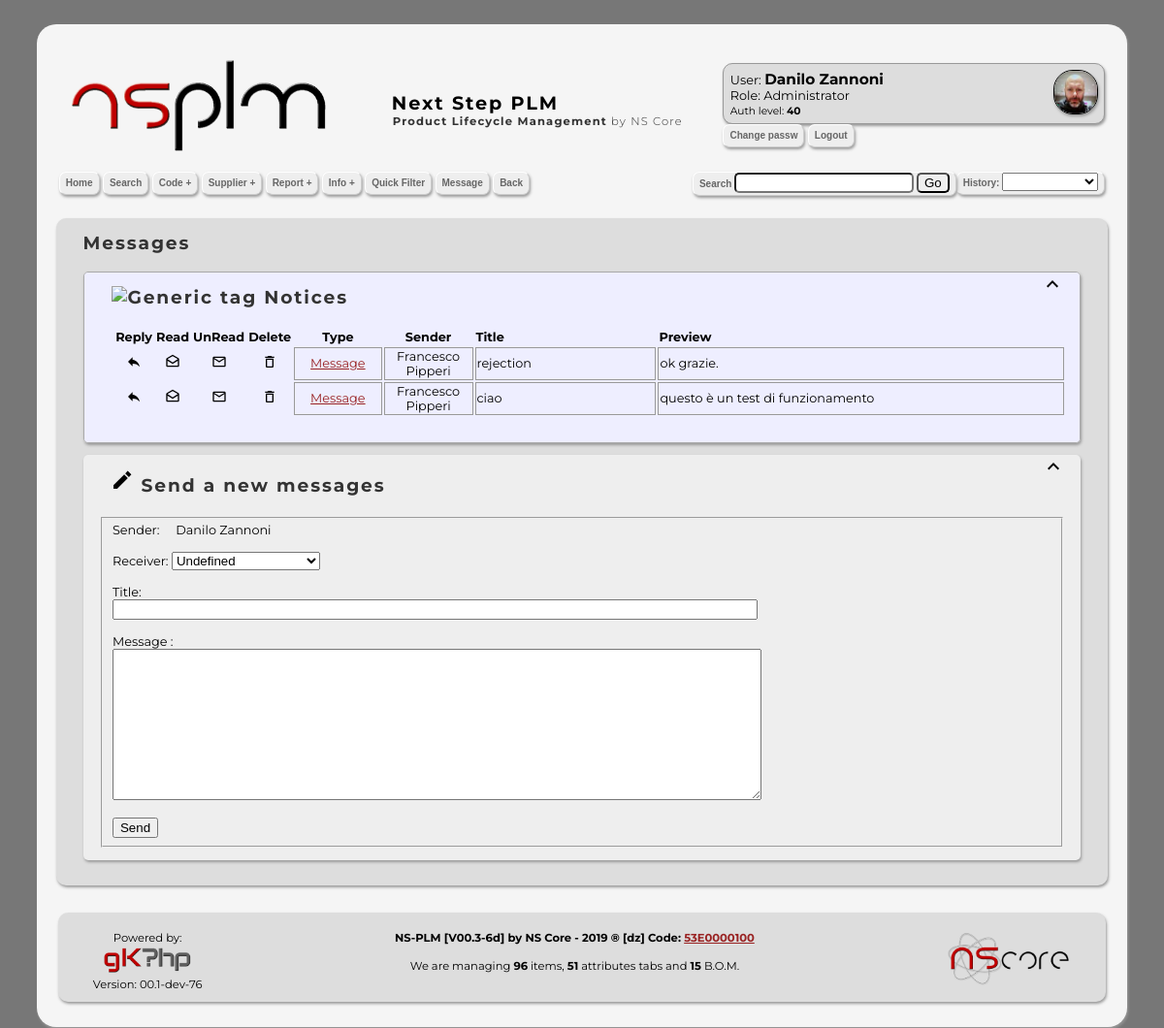
/message.php (signed in), run on the app's committed database.
### tables this page shows
CREATE TABLE IF NOT EXISTS `notice` (
  `id` int(11) NOT NULL AUTO_INCREMENT,
  `promoter` varchar(32) NOT NULL,
  `level` int(3) NOT NULL DEFAULT 99,
  `sender` varchar(32) NOT NULL,
  `sender_clean` varchar(64) NOT NULL,
  `receiver` varchar(32) NOT NULL,
  `type` varchar(16) NOT NULL,
  `head` varchar(256) NOT NULL,
  `body` text NOT NULL,
  `link` varchar(256) DEFAULT NULL,
  `active` tinyint(1) NOT NULL DEFAULT 1,
  `createTS` timestamp NOT NULL DEFAULT current_timestamp(),
  `modifyTS` timestamp NOT NULL DEFAULT current_timestamp() ON UPDATE current_timestamp(),
  PRIMARY KEY (`id`)
);

CREATE TABLE IF NOT EXISTS `gk_users` (
  `user_id` int(11) NOT NULL AUTO_INCREMENT,
  `user_login` varchar(32) NOT NULL,
  `user_name` varchar(32) NOT NULL,
  `dept` varchar(32) NOT NULL,
  `user_password` varchar(64) NOT NULL,
  `user_status` int(11) NOT NULL,
  `user_role` varchar(32) NOT NULL DEFAULT 'user',
  `image` tinyint(1) NOT NULL DEFAULT 0,
  `crypt` tinyint(1) DEFAULT 1,
  `user_registration` timestamp NOT NULL DEFAULT current_timestamp(),
  `user_last_visit` timestamp NOT NULL DEFAULT '0000-00-00 00:00:00',
  `user_visit_counter` bigint(20) NOT NULL DEFAULT 0,
  PRIMARY KEY (`user_id`)
);

### src/php/template/html_template.php (called while the page is built, shortened)
<?php
	function open_block( $title = "" , $icon = "" , $class ="codelite" ) {
		$url = "http://" . $_SERVER['SERVER_NAME'] . $_SERVER['REQUEST_URI'];
		$page = "";
		if ( $title != "" )
			$page  = div_block_open( $class , "padding-left: 16px; padding-right: 16px;" );
		$page .= link_generator( $url , img_generator( "top.svg" , "icona top" , "" , "float: right;" , "autoclose" , 0 , 24 , 24) );
		if ( ! $icon ) {
			$text = $title;
			$st =  "margin-left: 12px; vertical-align: middle; ";
		}
		else {
			$text = img_generator( $icon , "Generic tag" , "" , "margin-left: 12px;" , "autoclose" , 0 , 24 , 24 ).$title;
			$st = "vertical-align: middle;";
		}
		$page .= tag_enclosed( "h2" , $text , $st );
		$page .= BR( 1 , 0 );
		return $page;
	}
	function open_block_no_top( $title = "" , $icon = "" , $class ="codelite" ) {
		$page = "";
		if ( $title != "" )
			$page  = div_block_open( $class , "padding-left: 16px; padding-right: 16px;" );
		if ( ! $icon ) {
			$text  = $title;
			$st =  "margin-left: 12px; vertical-align: middle; ";
		}
		else {
			$text  = img_generator( $icon , "Generic tag" , "" , "margin-left: 12px;" , "autoclose" , 0 , 24 , 24 ). $title;
			$st = "vertical-align: middle;";
		}
		$page .= tag_enclosed( "h2" , $text , $st );
		$page .= BR( 1 , 0 );
		return $page;
	}
	function close_block() {
		return div_block_close();
	}
?>

### includes.php (called while the page is built, shortened)
<?php
	require_once( NSID_PLM_SRC_TEMPLATE . "html_template.php" );
	require_once( "configuration/nsplm_config.php" );
	$nscfg = new ns();
	date_default_timezone_set( $nscfg->param->timezone );
	if ( isset( $_POST["user_login"] ) ) {
		$gk_Auth = new gkAuthentication( $_POST["user_login"] , $nscfg->param->user->md5_passw , $nscfg->param->user->auth_debug );
	}
	else if ( isset( $_SESSION["user"] ) ) {
		$gk_Auth = new gkAuthentication( $_SESSION["user"] , $nscfg->param->user->md5_passw , $nscfg->param->user->auth_debug );
	}
?>

### configuration/nsplm_config.php (called while the page is built, shortened)
<?php
class ns
{
function __construct()
{
$this->param = new ns_param();
}
}
class ns_param
{
function __construct()
{
$this->user = new ns_param_user();
}
}
class ns_param_user
{
function __construct()
{
$this->md5_passw = (int) 0;
$this->auth_debug = (int) 0;
}
}
?>

### src/php/gkphp/Authentication_gk.php (called while the page is built, shortened)
<?php
	class gkAuthentication {
		var $user;
		var $password_md5;
		var $role;
		var $session;
		function __construct ( $n_user , $md5_pass , $user_debug = false ) {
			if ( $user_debug == false )
				$this->debug = GK_AUTH_DEBUG_STATUS;
			else
				$this->debug = $user_debug;
			$this->session = session_id();
			$this->password_md5 = $md5_pass;
			$this->gk_clean_online_table();
			$this->set_current_user_name( $n_user );
			$r = $this->user;
			$cr = query_get_a_field( "SELECT *  FROM `gk_users` WHERE `user_login` LIKE '$r'" , "user_role" );
			$this->level = query_get_a_field( "SELECT *  FROM `gk_role` WHERE `role_name` LIKE '$cr'" , "role_id" );
		}
		function get_level_by_role( $role ) {
			return query_get_a_field( "SELECT *  FROM `gk_role` WHERE `role_name` LIKE '$role'" , "role_id" );
		}
		function set_current_user_name( $n_user ) {
			$this->user = $n_user;
			if ( $n_user == "guest" ) {
				if ( isset( $_COOKIE["GK_USER"] ) ) {
					if ( ! isset( $_COOKIE["GK_PASS"] ) )
						$_COOKIE["GK_PASS"] = "";
					$this->gk_debug( $_COOKIE["GK_USER"]."<br>" );
					$this->gk_debug( $_COOKIE["GK_PASS"]."<br>" );
					$this->autoconnect = true;
					$this->pasword_md5 = true;
					$this->get_authentication( $_COOKIE["GK_USER"] , $_COOKIE["GK_PASS"] );
				}
				else {
					$this->autoconnect = false;
					$this->gk_update_internal_values( "guest" , "guest" , GK_USER_GUEST , "guest" , false );
					$this->gk_update_values_to_session();
					$query = 'SELECT * FROM `gk_users_online` WHERE `online_session_id` = CONVERT(_utf8 \''.$this->session.'\' USING latin1) COLLATE latin1_swedish_ci';
					$this->gk_debug( $query."<br>" );
					$nrow = query_get_num_rows( $query );
					if ( $nrow ) {
						$this->gk_debug( "Updating last access<br>" );
						$query = "UPDATE `gk_users_online` SET `online_last_access` = ".time()." WHERE `online_session_id` = CONVERT(_utf8 '".$this->session."' USING latin1) COLLATE latin1_swedish_ci";
						$this->gk_debug( $query."<br>" );
						query_sql_run( $query );
						$this->gk_update_internal_values( "guest" , "guest" , GK_USER_GUEST , "guest" , false );
						$this->gk_update_values_to_session();
					}
					else {
						$this->first_pass = true;
						$this->gk_debug( "Insert online guest session<br>" );
						$query = 'INSERT INTO `gk_users_online` (`online_id`, `online_user_name`, `online_clean_name`, `online_user_role`, `online_session_id`, `online_last_access`) VALUES (NULL, \'guest\', \'guest\', \'guest\', \''.$this->session.'\', '.time().' ) ;';
						$this->gk_debug( $query."<br>" );
						query_sql_run( $query );
						$this->gk_update_internal_values( "guest" , "guest" , GK_USER_GUEST , "guest" , false );
						$this->gk_update_values_to_session();
						$this->gk_debug( $this->role."<br>" );
					}
					$_SESSION["auth"] = false;
				}
			}
			else {
				$this->get_authentication( $n_user , $_SESSION["pass"] );
			}
		}
		function gk_clean_online_table() {
			$query = 'SELECT * FROM `gk_users_online` ';
			$result = query_get_result( $query );
			if ( $result ) {
				while ( $row = $result->fetch_array() ) {
					$before = date( "U", $row["online_last_access"] );
					$session = $row["online_session_id"];
					$now	= time();
					$delta	= $now - $before;
					if ( $delta > GK_MAX_DELTA ) {
						$query = "DELETE FROM `gk_users_online` WHERE `gk_users_online`.`online_session_id` = CONVERT(_utf8 '$session' USING latin1) COLLATE latin1_swedish_ci LIMIT 1";
					}
					else {
						$this->gk_debug( "<font COLOR=\"#C7A700\">User ".$row["online_user_name"]." is ok</font><br>" );
					}
				}
			}
		}
		function user_exist( $user ) {
			$query= 'SELECT * FROM `gk_users` where user_login = \''.$user.'\' ';
			$result = query_get_result( $query );
			if ( $result ) {
				$row = $result->fetch_array();
				extract( $row );
				if ( $user_login == $user ) {
					return true;
				}
				return false;
			}
			return false;
		}
		function get_authentication( $user , $passw ) {
			if ( $this->user_exist( $user ) == false ) {
				$this->gk_debug( "<font COLOR=\"#C7A700\">User $user NOT exist</font><br>" );
				$this->gk_update_internal_values( "guest" , "guest" , GK_USER_GUEST , "guest" , false );
				$this->gk_update_values_to_session();
				return GK_USER_GUEST;
			}
			else {
				$query = 'SELECT * FROM `gk_users_online` WHERE `online_session_id` = CONVERT(_utf8 \''.$this->session.'\' USING latin1) COLLATE latin1_swedish_ci';
				$result = query_get_result( $query );
				$query = 'SELECT * FROM `gk_users` where user_login = \''.$user.'\' ';
				$result = query_get_result( $query );
				if ( $result ) {
					$row = $result->fetch_array();
					extract( $row );
					if ( $this->password_md5 == true ) {
						$this->gk_debug( "MD5 false : Check for password<br>" );
						$this->gk_debug( $passw." : ".md5( $passw )."<br>" );
						$this->gk_debug( $user_password."<br>" );
						$tmppassw = md5( $passw );
					}
					else {
						$tmppassw = $passw;
					}
					if ( $user_password == $tmppassw ) {
						$query = 'INSERT INTO `gk_users_online` (`online_id`, `online_user_name`, `online_clean_name`, `online_user_role`, `online_session_id`, `online_last_access`) VALUES (NULL, \''.$user_login.'\', \''.$user_name.'\', \''.$user_role.'\', \''.$this->session.'\', '.time().' ) ;';
						$this->gk_update_internal_values( $user , $user_name , $user_role , $user_password , true );
						return $this->role;
					}
					else {
						$this->gk_debug( "<font COLOR=\"#C7A700\">NOT OK. Authentication failed</font><br>" );
						$this->gk_update_internal_values( "guest" , "guest" , GK_USER_GUEST , "guest" , false );
						$this->gk_update_values_to_session();
						$this->gk_debug( $this->role."<br>" );
						return GK_USER_GUEST;
					}
				}
				else {
					$this->gk_debug( "<font COLOR=\"#C7A700\">NOT OK. Authentication failed</font><br>" );
					$this->gk_update_internal_values( "guest" , "guest" , GK_USER_GUEST , "guest" , false );
					$this->gk_update_values_to_session();
					$this->gk_debug( $this->role."<br>" );
					return GK_USER_GUEST;
				}
				return GK_USER_GUEST;
			}
		return GK_USER_GUEST;
		}
		function gk_update_internal_values( $nuser , $cuser , $nrole , $pass , $md5pass ) {
			$this->user = $nuser;
			$this->clean_user = $cuser;
			$this->role = $nrole;
			$this->password_md5 = $md5pass;
			$this->level = $this->get_level_by_role( $nrole );
			$this->session = session_id();
		}
	}
?>

### src/php/gkphp/Mysqli_gk.php (called while the page is built, shortened)
<?php
	function query_get_result( $query  , $echo = 0 ) {
		global $mysqli;
		$result = $mysqli->query ( $query ) or
			die( "query_single_line() : Problem with query<br/>&nbsp;&nbsp;&nbsp;&nbsp;Query true: $query<br/>&nbsp;&nbsp;&nbsp;&nbsp;MySql :" . $mysqli->error ."<br/>" );
		if ( $result->num_rows != 0 )
			return $result;
		else
			return NULL;
	}
	function query_get_a_field( $query , $fname  , $echo = 0 ) {
		$result = query_get_result( $query );
		if ( $row = $result->fetch_array() )
			return $row[ $fname ];
		else
			return 0;
	}
?>

### message.php (the view, shortened to what this page needs)
<?php
	require_once 'includes.php';
	$mysqli = new mysqli( NS_DB_SERVER , NS_DB_USER , NS_DB_PASS , NS_DB_NAME , NS_DB_PORT );
	$promoter = get_check( 'promoter' 		);
	$receiver = get_check( 'receiver' 		);
	$action		= get_check( 'action' 			);
	require_once NSID_PLM_SRC_TEMPLATE . 'navmenu.php';
	echo open_block_no_top( "Messages" , "" , "insidecodelite" );
		$I = $gk_Auth->get_current_user_name();
		$sql = "SELECT * FROM `notice` WHERE `receiver` LIKE '$I' AND `type` LIKE 'Message' ORDER BY `createTS` ASC Limit 0,10;";
		$rows = query_get_num_rows( $sql );
		if ( $rows ) {
			echo open_block( "Notices" , "message.svg" , "mcodelite" );
				echo table_open( 0 , "99%" , "" , "margin:1em;" );
					echo row_open();
						echo set_header_table( "Reply"			, 0 , "2%" , "text-align: center;" );
						echo set_header_table( "Read"			, 0 , "2%" , "text-align: center;" );
						echo set_header_table( "UnRead"		, 0 , "2%" , "text-align: center;" );
						echo set_header_table( "Delete"		, 0 , "2%" , "text-align: center;" );
						echo set_header_table( "Type" , 0 , "10%" , "text-align: center;" );
						echo set_header_table( "Sender" , 0 , "10%" , "text-align: center;" );
						echo set_header_table( "Title" , 0 , "22%" , "text-align: left;" );
						echo set_header_table( "Preview" , 0 , "50%" , "text-align: left;" );
					echo row_close();
					if ($result = $mysqli->query($sql)) {
						for( $r = 0 ; $r < $rows ; $r++ ) {
							echo row_open();
							$array = $result->fetch_array();
							echo set_col_table( link_generator( "message.php?action=reply&id=".$array["id"] , img_generator( "reply.svg"	, "Reply" , "" , "height:16px;" ) )			, 0 , "2%" , "text-align: center;" );
							echo set_col_table( link_generator( "message.php?action=read&id=".$array["id"]		, img_generator( "read.svg"		, "Mark as read"  , "" , "height:16px;" ) )	, 0 , "2%" , "text-align: center;" );
							echo set_col_table( link_generator( "message.php?action=unread&id=".$array["id"] , img_generator( "unread.svg"	, "Mark as unread" , "" , "height:16px;" ) )			, 0 , "2%" , "text-align: center;" );
							echo set_col_table( link_generator( "index.php?action=delete&id=".$array["id"]		, img_generator( "delete.svg"	, "Delete"  , "" , "height:16px;" ) )	, 0 , "2%" , "text-align: center;" );
							echo set_col_table( link_generator( "message.php?action=show&id=".$array["id"] , "Message" ) , 1 , "" , "text-align: center;" );
							if ( $array["active"] ) {
								echo set_col_table( tag_enclosed( "b" , $array['sender_clean'] ) , 1 , "" , "text-align: center;" );
								echo set_col_table( tag_enclosed( "b" , $array['head'] ) , 1 , "" );
								echo set_col_table( tag_enclosed( "b" , gk_text_trunc( $array['body'] , 60 ) ) , 1 );
							}
							else {
								echo set_col_table( $array['sender_clean'] , 1 , "" , "text-align: center;" );
								echo set_col_table( $array['head'] , 1 , "" );
								echo set_col_table( gk_text_trunc( $array['body'] , 60 ) , 1 );
							}
							echo row_close();
						}
					}
				echo table_close();
			echo close_block();
		}
		if ( $action == "show" ) {
			$sql = "SELECT * FROM `notice` WHERE `id` = $id";
			$array = query_single_line( $sql );
			echo open_block( "Message from ".$array["sender_clean"] , "create.svg" , "codelite" );
				echo BR(2);
				echo "Title:\n";
				echo BR();
				echo text_input_composer( "head" , stripslashes( $array["head"] ) , "" , "text" , 80 , 256 , 0 , "" , "" , "" , 1 );
				echo BR(2);
				echo "Message	:\n";
				echo BR();
				echo textarea( 10 , 81 , "body" , stripslashes( $array["body"] ) , "" , 1 );
			echo close_block();
		}	else if ( $action == "list" ) {
		}
		else {
			echo open_block( "Send a new messages" , "create.svg" , "codelite" );
			echo BR();
			echo "Sender:&nbsp;&nbsp;&nbsp;&nbsp;&nbsp;". $gk_Auth->get_current_clean_user_name();
			echo BR(2);
			if ( $action == "rejected" )
				echo "Receiver:&nbsp;&nbsp;&nbsp;&nbsp;&nbsp;" . query_get_a_field( "SELECT * FROM `gk_users` WHERE `user_login` LIKE '$receiver';" , "user_name" );
			else if ( $action == "reply" )
				echo "Receiver:&nbsp;&nbsp;&nbsp;&nbsp;&nbsp;" . $array["sender_clean"];
			else {
				$sql = "SELECT `user_login`, `user_name` FROM `gk_users` WHERE `user_login` NOT LIKE '".$gk_Auth->get_current_user_name()."' ORDER BY `user_role`";
				select_composer_from_sql( "receiver" , "receiver" , 3 , $sql , 1 , "" , "" , "" , 0 , "Receiver: " , "SX" , "user_login" , "user_name" );
			}
			echo BR(2);
			echo "Title:\n";
			echo BR();
			if ( $action == "rejected" )
				echo text_input_composer( "head" , "$promoter: Promotion rejected" , "" , "text" , 80 , 256 , 1 , "" );
			else if ( $action == "reply" )
				echo text_input_composer( "head" , $newhead , "" , "text" , 80 , 256 , 1 , "" );
			else
				echo text_input_composer( "head" , "" , "" , "text" , 80 , 256 , 1 , "" );
			echo BR(2);
			echo "Message	:\n";
			echo BR();
			if ( $action == "reply" )
				echo textarea( 10 , 81 , "body" , $newbody );
			else
				echo textarea( 10 , 81 , "body" );
			echo BR(2);
			echo close_block();
		}
	echo close_block();
	require_once NSID_PLM_SRC_TEMPLATE . 'footer.php';
?>

### data on the page
notice: id "Message", sender_clean "Francesco Pipperi", head "rejection", body "ok grazie."
notice: id "Message", sender_clean "Francesco Pipperi", head "ciao", body "questo è un test di funzionamento"
gk_users: user_name "Danilo Zannoni"

### other printed values
tag_enclosed( "h1" , "Next Step PLM" ) "Next Step PLM"
$text "User: Danilo Zannoni Role: Administrator History: Receiver:"
tag_enclosed( "small" , $strlev ) "Auth level: 40"
$ret "Change passw Logout Home Search Quick Filter Message Back"
$ret "Code + Supplier + Report + Info +"
$label_text "Search"
open_block_no_top( "Messages" , "" , "insidecodelite" ) "Messages"
open_block( "Notices" , "message.svg" , "mcodelite" ) "Notices"
set_header_table( "Reply"			, 0 , "2%" , "text-align: center;" ) "Reply"
set_header_table( "Read"			, 0 , "2%" , "text-align: center;" ) "Read"
set_header_table( "UnRead"		, 0 , "2%" , "text-align: center;" ) "UnRead"
set_header_table( "Delete"		, 0 , "2%" , "text-align: center;" ) "Delete"
set_header_table( "Type" , 0 , "10%" , "text-align: center;" ) "Type"
set_header_table( "Sender" , 0 , "10%" , "text-align: center;" ) "Sender"
set_header_table( "Title" , 0 , "22%" , "text-align: left;" ) "Title"
